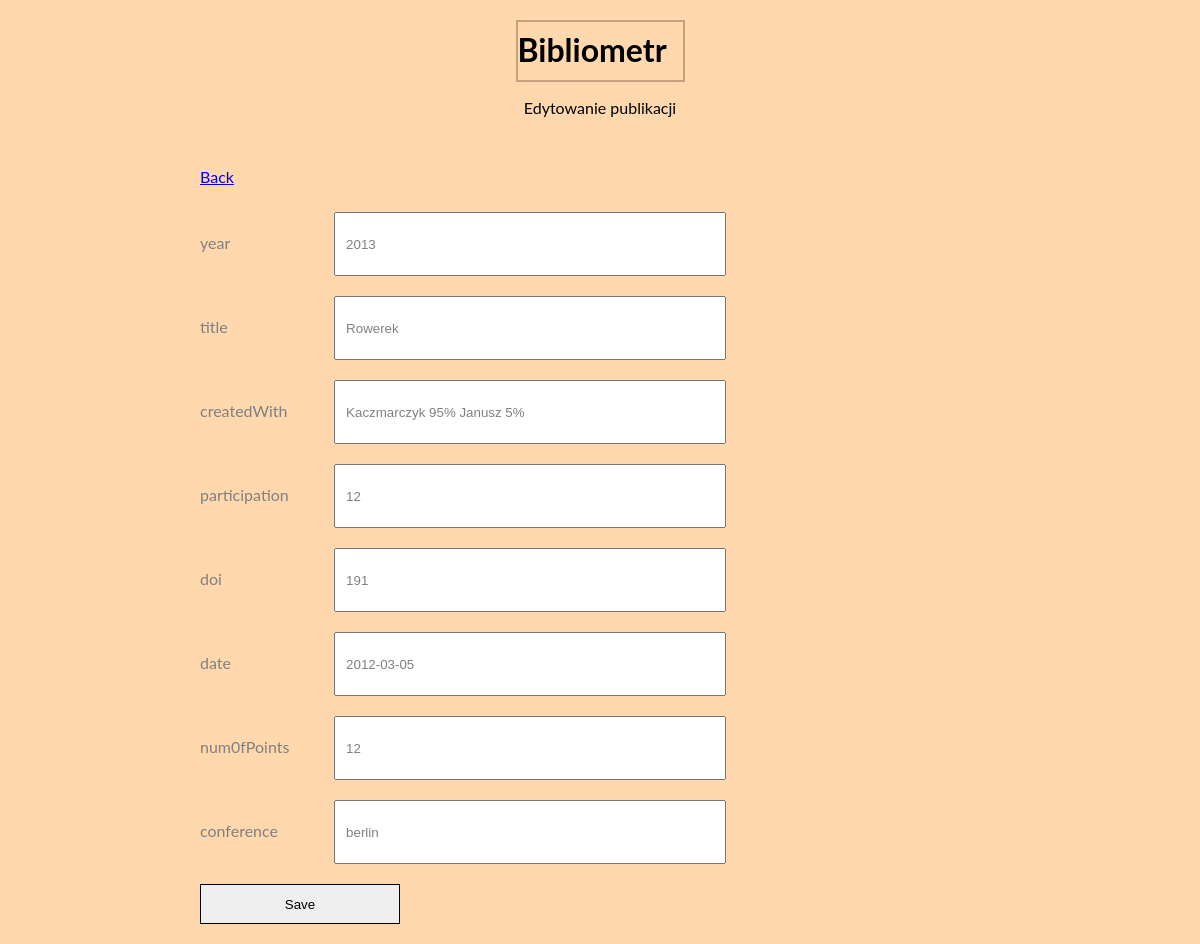
The app's page /publishes/form.php?id=3 with its own data.
### tables this page shows
CREATE TABLE `publishes` (
  `id` int(11) NOT NULL,
  `year` year(4) DEFAULT NULL,
  `title` text DEFAULT NULL,
  `createdWith` varchar(50) DEFAULT NULL,
  `participation` int(11) DEFAULT NULL,
  `doi` text DEFAULT NULL,
  `date` date DEFAULT NULL,
  `numOfPoints` int(11) DEFAULT NULL,
  `conference` text DEFAULT NULL,
  `user_id` int(11) NOT NULL
);

### publishes/edit.php (called while the page is built)
<?php
$publishes = $db->prepare("SELECT * FROM publishes Where id =:id" );
$publishes->bindParam(':id', $_GET['id']);
   ?>

### publishes/form.php (the view, shortened to what this page needs)
<?php
require_once('./../config/connection.php');
$year = '';
$title = '';
$createdWith = '';
$participation = '';
$doi = '';
$date = '';
$numOfPoints = '';
$conference = '';
$ERROR = array("year"=>'',"title"=>'',"createdWith"=>'', "participation"=>'', "doi"=>'', "date"=>'', "numOfPoints"=>'', "conference"=>'');
if($_POST && isset($_POST['wyslij'])) {
    if(empty($_POST['year'])) {
        $ERROR['year'] = 'is required';
    }
    if(empty($_POST['title'])) {
        $ERROR['title'] = 'is required';
    }
    if(empty($_POST['createdWith'])) {
        $ERROR['createdWith'] = 'is required';
    }
    if(empty($_POST['participation'])) {
        $ERROR['participation'] = 'is required';
    }
    if(empty($_POST['doi'])) {
        $ERROR['doi'] = 'is required';
    }
    if(empty($_POST['date'])) {
        $ERROR['date'] = 'is required';
    }
    if(empty($_POST['numOfPoints'])) {
        $ERROR['numOfPoints'] = 'is required';
    }
    if(empty($_POST['conference'])) {
        $ERROR['conference'] = 'is required';
    }
    if(!empty($_POST['year']) && !empty($_POST['title']) && !empty($_POST['createdWith'])&& !empty($_POST['participation']) && !empty($_POST['doi']) && !empty($_POST['date']) && !empty($_POST['numOfPoints'])&& !empty($_POST['conference'])) {
        try {
            if(!empty($_GET['id'])) {
                require_once('update.php');
            } else {
                require_once('insert.php');
            }
            $res = $publishes->execute();
        if ($res ) {
            header('Location: ./../index.php');
            die();
        }
        } catch (PDOException $e) {
            print "Error!: " . $e->getMessage() . "<br/>";
        }
    }
}
else {
    require_once('edit.php');
    $res = $publishes->execute();
    foreach($publishes as $row) {
        $year = $row['year'];
        $title = $row['title'];
        $createdWith = $row['createdWith'];
        $participation = $row['participation'];
        $doi = $row['doi'];
        $date = $row['date'];
        $numOfPoints = $row['numOfPoints'];
        $conference = $row['conference'];
    }
}
?>
<html>
<head>
</head>
<body>
    <?php require_once('./../layout/header.php') ?>
    <p><?php echo $_GET['id'] ? 'Edytowanie publikacji' : 'Dodawanie publkacji'?></p>
    <form method="POST">
    <a href="./../index.php"><p>Back</p></a>
    <div class="form-field">
        <label class="form-label">year </label>
        <input type="text" name="year" value="<?php echo $year ?>">
    </div>
    <div class="form-field">
        <label class="form-label">title</label>
        <input type="text" name="title" value="<?php echo $title ?>">
    </div>
    <div class="form-field">
        <label class="form-label">createdWith</label>
        <input type="text" name="createdWith" value="<?php echo $createdWith ?>">
    </div>
    <div class="form-field">
        <label class="form-label">participation </label>
        <input type="text" name="participation" value="<?php echo $participation ?>">
    </div>
    <div class="form-field">
        <label class="form-label">doi </label>
        <input type="text" name="doi" value="<?php echo $doi ?>">
    </div>
    <div class="form-field">
        <label class="form-label">date </label>
        <input type="text" name="date" value="<?php echo $date ?>">
    </div>
    <div class="form-field">
        <label class="form-label">num0fPoints </label>
        <input type="text" name="numOfPoints" value="<?php echo $numOfPoints ?>">
    </div>
    <div class="form-field">
        <label class="form-label">conference </label>
        <input type="text" name="conference" value="<?php echo $conference ?>">
    </div>
    <button name="wyslij" value="wyslij">Save</button>
    </form>
    </body>
    </html>

### css/style_login.css (style rules this page uses)
body { text-align: center; background-color: #ffd8ad; font-family: Lato; margin: 0 auto; box-sizing: border-box; }
input { width: 49%; height: 8%; margin: 10px 0 10px 10px; color:gray; }
input[type="text"], input[type="email"], input[type="password"] { margin-left: 30px; padding: 5px 5px 5px 10px; }
form { width: 800px; padding: 0; margin: 50px auto 0; color:gray; text-align: left; }
.form-label { display: inline-block; min-width: 100px; text-align: left; }
button { width: 200px; height: 40px; margin: 10px 0 20px; border: 1px solid; text-align: center; display: block; }

### records on screen
publishes: year "2013", title "Rowerek", createdWith "Kaczmarczyk 95% Janusz 5%", participation "12", doi "191", date "2012-03-05", numOfPoints "12", conference "berlin"
